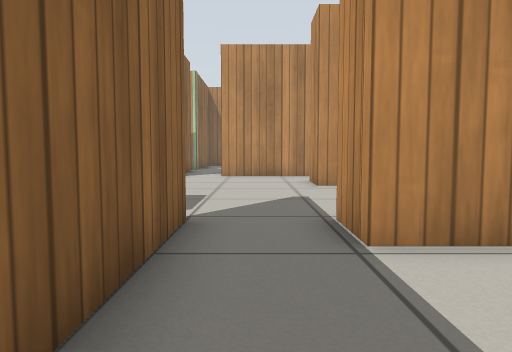
[1] (above)

16 first-person views from a walk through a Gazebo world. The camera is 0.5 m above the floor, tilts 4° down and sees 70° across. The lines on the ground mark 1 m squares. The floor is counted in squares, 0.5 m on a side. Each view is taken from the middle of a square. On the plan, view 1 faces up. The plan holds only what a view shows up to about 13 squares ahead; the rest is blank. Simple patterns stand in for the simulator's built-in surfaces.

[2]
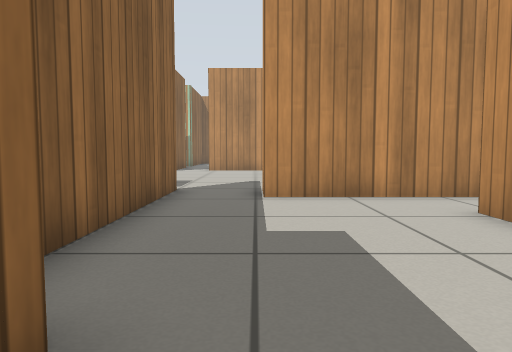

[3]
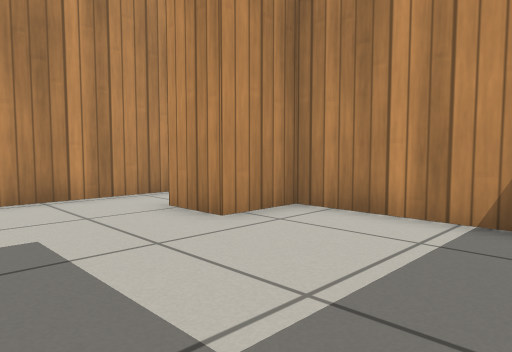

[4]
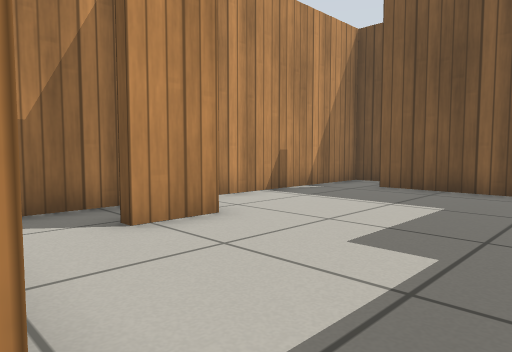

[5]
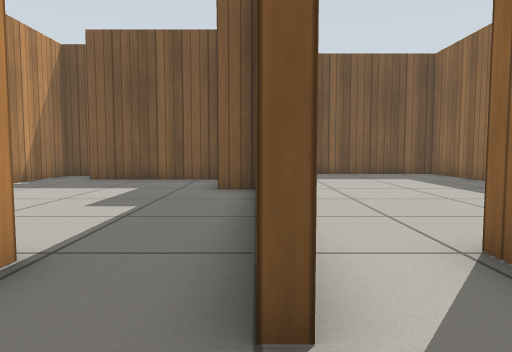

[6]
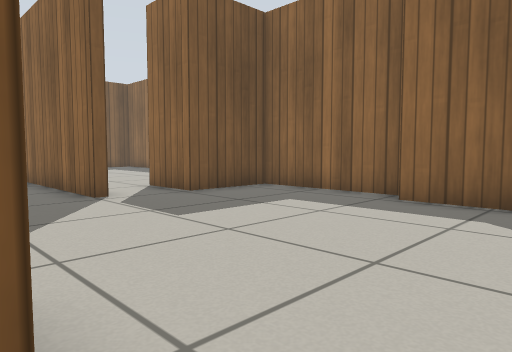

[7]
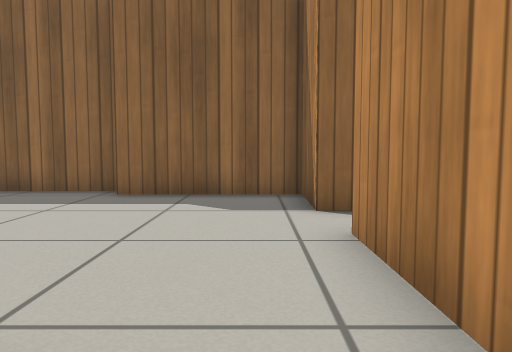

[8]
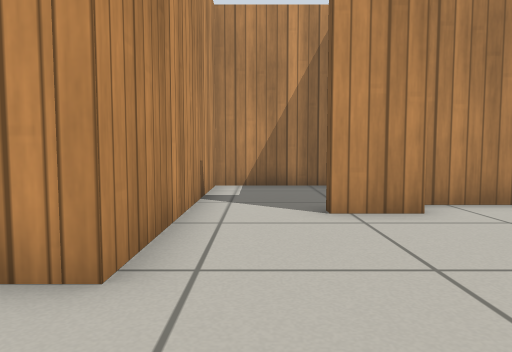

[9]
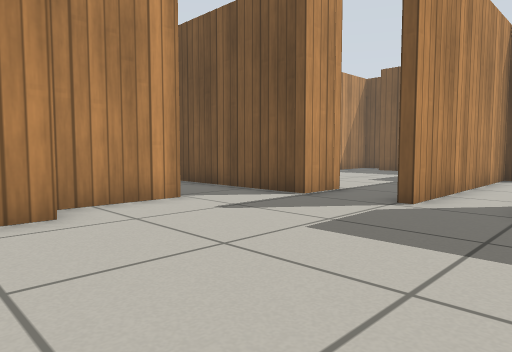

[10]
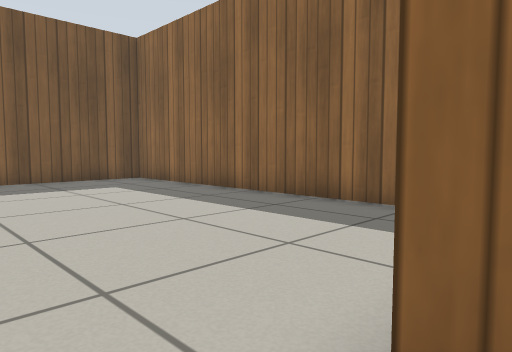

[11]
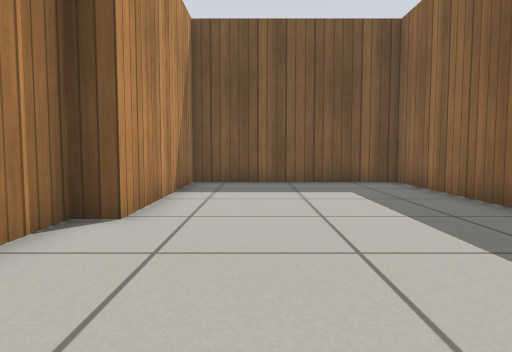

[12]
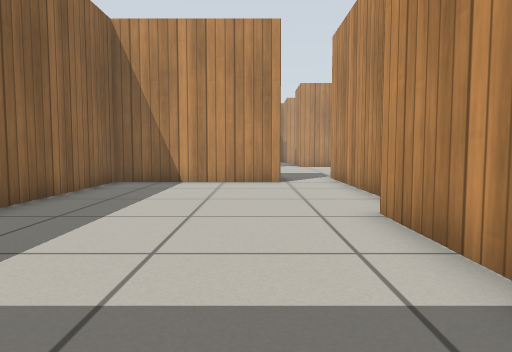

[13]
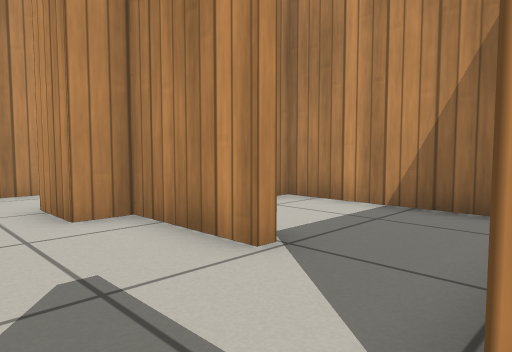

[14]
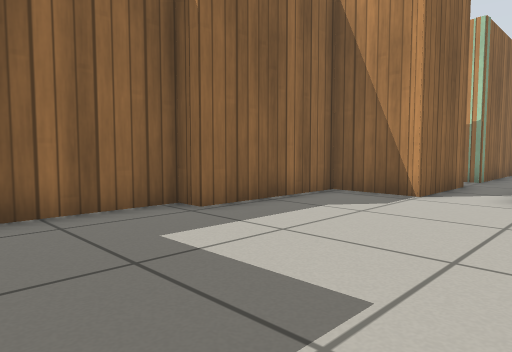

[15]
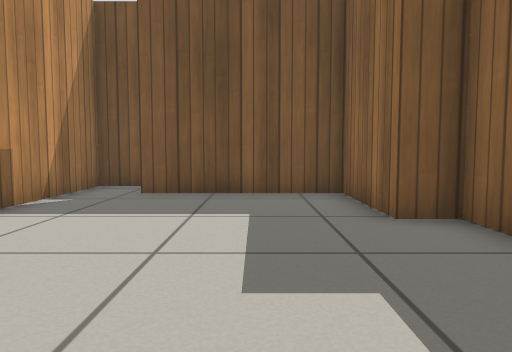

[16]
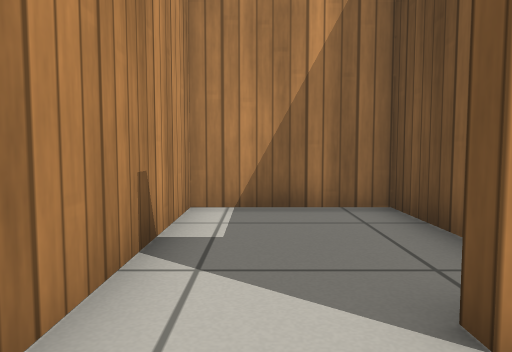

### Floor plan
Points are (right, up) in squares from view 1. A wall is a line through its corners. A room is listed if a view was taken in it or the views show most of it. See-through windows are left out.
Room 1 (views 1, 2, 3)
walls: (6.4, -4.5) (6.4, 0.3) (4.6, 0.3); (-1, 0.5) (-1, -2.2) (0, -2.2) (0, -5.5) (4.8, -5.5)
ways out: opening at (2, 1) to room 2; opening at (5.5, -5)
Room 2 (views 4, 13, 15)
walls: (4.6, 0.3) (4.6, 1.9); (5.9, 3.7) (1.2, 3.7) (1.2, 5.2); (-1, 5.3) (-1, 0.5); (6.4, 1) (6.4, 2.8)
ways out: opening at (2, 1) to room 1; opening at (0, 4.5) to room 3
Room 3 (views 5, 6, 7, 8, 9, 10, 14, 16)
walls: (2.7, 7.6) (2.7, 10.3) (1.7, 10.3) (1.7, 11.8) (2.1, 11.8); (-3, 14.1) (-5.2, 14.1) (-5.2, 9.9) (-5.9, 9.9) (-5.9, 5.5) (-3.2, 5.5) (-3.2, 3.4); (4.1, 10.6) (6.4, 10.6) (6.4, 14.1) (-1.3, 14.1); (1.2, 5.2) (2.4, 5.2); (-1.3, 3.5) (-1.3, 5.3)
ways out: opening at (0, 4.5) to room 2; opening at (-2, 4.5) to room 4; opening at (3, 6.5) to room 5; opening at (-2, 14)
Room 4 (views 11, 12)
walls: (-3.2, 3.4) (-8.4, 3.4) (-8.4, -8.4) (-2, -8.4) (-2, -2.2) (-1.3, -2.2) (-1.3, 3.5)
ways out: opening at (-2, 4.5) to room 3
Room 5 (no view inside)
walls: (6.4, 6.2) (6.4, 10.3) (5.9, 10.3); (2.4, 5.2) (6.4, 5.2)
ways out: opening at (3, 6.5) to room 3

Where each view was taken, in squares from view 1:
view 1: 0 up, 0 right, facing up
view 2: 4 down, 1 right, facing up
view 3: 4 down, 1 right, facing up-right
view 4: 4 up, 0 right, facing down-right
view 5: 7 up, 1 left, facing down
view 6: 13 up, 2 right, facing down-left
view 7: 13 up, 3 right, facing left
view 8: 13 up, 4 left, facing right
view 9: 12 up, 4 left, facing down-right
view 10: 4 up, 2 left, facing down-left
view 11: 3 up, 4 left, facing down
view 12: 8 down, 4 left, facing up
view 13: 5 up, 0 right, facing up-right
view 14: 6 up, 0 right, facing up-left
view 15: 3 up, 2 right, facing down
view 16: 13 up, 0 right, facing right
